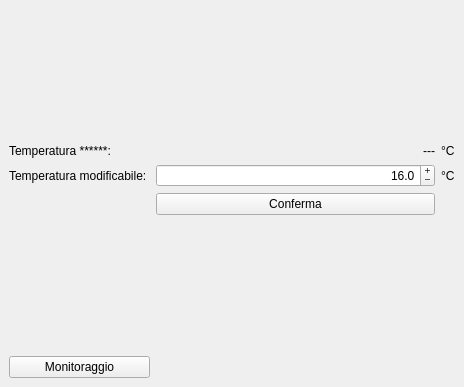
<?xml version="1.0" encoding="UTF-8"?>
<ui version="4.0">
 <class>temperature</class>
 <widget class="QMainWindow" name="temperature">
  <property name="geometry">
   <rect>
    <x>0</x>
    <y>0</y>
    <width>464</width>
    <height>387</height>
   </rect>
  </property>
  <property name="windowTitle">
   <string>******</string>
  </property>
  <property name="windowIcon">
   <iconset resource="sfondoCantina.qrc">
    <normaloff>:/sfondo/2_icon38.png</normaloff>:/sfondo/2_icon38.png</iconset>
  </property>
  <widget class="QWidget" name="grigliatemp">
   <layout class="QGridLayout" name="gridLayout_2">
    <item row="1" column="0">
     <widget class="QLabel" name="tempLabel">
      <property name="text">
       <string>Temperatura ******:</string>
      </property>
     </widget>
    </item>
    <item row="5" column="0">
     <widget class="QPushButton" name="monitoraggioButton">
      <property name="text">
       <string>Monitoraggio</string>
      </property>
     </widget>
    </item>
    <item row="5" column="1">
     <spacer name="space3_1">
      <property name="orientation">
       <enum>Qt::Horizontal</enum>
      </property>
      <property name="sizeHint" stdset="0">
       <size>
        <width>40</width>
        <height>20</height>
       </size>
      </property>
     </spacer>
    </item>
    <item row="4" column="0">
     <spacer name="space3_2">
      <property name="orientation">
       <enum>Qt::Vertical</enum>
      </property>
      <property name="sizeHint" stdset="0">
       <size>
        <width>20</width>
        <height>40</height>
       </size>
      </property>
     </spacer>
    </item>
    <item row="5" column="2">
     <widget class="QLabel" name="statoLabel">
      <property name="text">
       <string>&lt;html&gt;&lt;head/&gt;&lt;body&gt;&lt;p&gt;&lt;img src=&quot;:/sfondo/gray.png&quot;/&gt;&lt;/p&gt;&lt;/body&gt;&lt;/html&gt;</string>
      </property>
     </widget>
    </item>
    <item row="2" column="0">
     <widget class="QLabel" name="tempmodificabileLabel">
      <property name="text">
       <string>Temperatura modificabile: </string>
      </property>
     </widget>
    </item>
    <item row="1" column="1">
     <widget class="QLabel" name="temperaturaAtt">
      <property name="text">
       <string>---</string>
      </property>
      <property name="alignment">
       <set>Qt::AlignRight|Qt::AlignTrailing|Qt::AlignVCenter</set>
      </property>
     </widget>
    </item>
    <item row="1" column="2">
     <widget class="QLabel" name="celsiusLabel1">
      <property name="text">
       <string>°C</string>
      </property>
     </widget>
    </item>
    <item row="2" column="2">
     <widget class="QLabel" name="celsiusLabel2">
      <property name="text">
       <string>°C</string>
      </property>
     </widget>
    </item>
    <item row="3" column="1">
     <widget class="QPushButton" name="confermaButton">
      <property name="text">
       <string>Conferma</string>
      </property>
     </widget>
    </item>
    <item row="0" column="0">
     <spacer name="space3_3">
      <property name="orientation">
       <enum>Qt::Vertical</enum>
      </property>
      <property name="sizeHint" stdset="0">
       <size>
        <width>20</width>
        <height>40</height>
       </size>
      </property>
     </spacer>
    </item>
    <item row="2" column="1">
     <widget class="QDoubleSpinBox" name="spintemp">
      <property name="wrapping">
       <bool>false</bool>
      </property>
      <property name="frame">
       <bool>true</bool>
      </property>
      <property name="alignment">
       <set>Qt::AlignRight|Qt::AlignTrailing|Qt::AlignVCenter</set>
      </property>
      <property name="readOnly">
       <bool>false</bool>
      </property>
      <property name="buttonSymbols">
       <enum>QAbstractSpinBox::PlusMinus</enum>
      </property>
      <property name="accelerated">
       <bool>false</bool>
      </property>
      <property name="keyboardTracking">
       <bool>true</bool>
      </property>
      <property name="prefix">
       <string/>
      </property>
      <property name="decimals">
       <number>1</number>
      </property>
      <property name="minimum">
       <double>5.000000000000000</double>
      </property>
      <property name="maximum">
       <double>25.000000000000000</double>
      </property>
      <property name="singleStep">
       <double>0.100000000000000</double>
      </property>
      <property name="value">
       <double>16.000000000000000</double>
      </property>
     </widget>
    </item>
   </layout>
  </widget>
 </widget>
 <resources>
  <include location="sfondoCantina.qrc"/>
 </resources>
 <connections/>
</ui>
